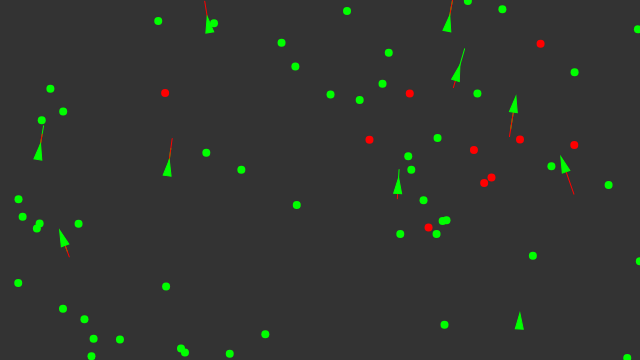
Frame 1 (no input)
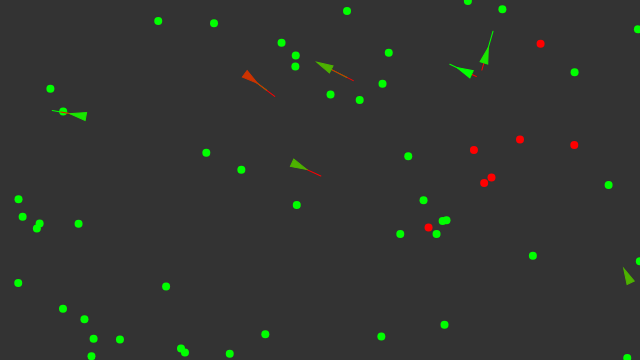
Frame 60 (no input)
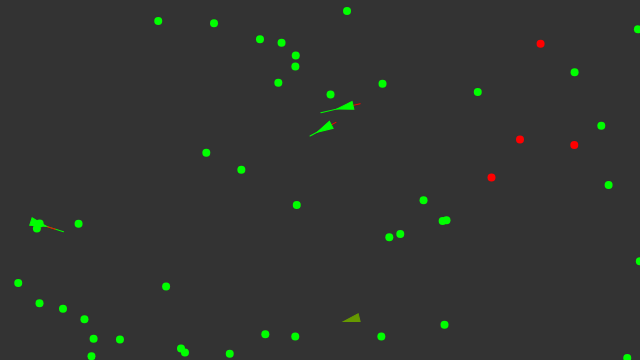
Frame 120 (the mouse pressed at the canvas centre since frame 60)

The p5.js sketch that drew these frames (run headless with seeded random() and noise() and a simulated clock; from frame 60 on, the mouse is pressed at the canvas centre):

// p5.js sketch
// ── sketch.js
var veiculos = [];
var comida = [];
var veneno = [];
var d = 25;

function setup() {
  createCanvas(640,360);
  for (var i = 0; i < 10; i++) {
    var x = random(width);
    var y = random(height);
    veiculos[i] = new Veiculo(x,y); 
  }
  
  for (var i = 0; i < 50; i++) {
    var x = random(width);
    var y = random(height);
    comida.push(createVector(x,y));
  }

  for (var i = 0; i < 10; i++) {
    var x = random(width);
    var y = random(height);
    veneno.push(createVector(x,y));
  }

}

function draw() {
  background(51);


  if(random(1) < 0.05){
     var x = random(width);
    var y = random(height);
    comida.push(createVector(x,y));
  }

  for (var i = 0; i < comida.length; i++) {
    fill(0,255,0);
    noStroke();
    ellipse(comida[i].x,comida[i].y,8,8);
  }

   for (var i = 0; i < veneno.length; i++) {
    fill(255,0,0);
    noStroke();
    ellipse(veneno[i].x,veneno[i].y,8,8);
  }


  for (var i = veiculos.length - 1; i >= 0; i--) {
    
    //chama os metodos de condução do agente.
    veiculos[i].comportamentos(comida,veneno);
    //veiculo.busca(alvo);
    veiculos[i].atualiza();
    veiculos[i].exibe();
    veiculos[i].limites();

    if(veiculos[i].morto()){
      veiculos.splice(i,1);
    }
  }
  

}
// ── veiculo.js
// Classe Veiculo

function Veiculo(x,y) {
  this.aceleracao = createVector(0,0);
  this.velocidade = createVector(0,-2);
  this.posicao = createVector(x,y);
  this.r  =4;
  this.maxvelo = 5;
  this.maxforca = 0.5;

  this.vida = 1;

  this.dna = [];
  this.dna[0] = random(-2,2);
  this.dna[1] = random(-2,2)

  // atualiza localidade
  this.atualiza = function() {

    this.vida -= 0.005;
    // atualiza velocidade
    this.velocidade.add(this.aceleracao);
    // limite velocidade
    this.velocidade.limit(this.maxvelo);
    this.posicao.add(this.velocidade);

    // reseta aceleracao
    this.aceleracao.mult(0);
  }

  this.aplicaForca = function(forca) {
    this.aceleracao.add(forca);
  }


  this.comportamentos = function (bom,mal) {
    var direcaoB = this.come(bom,0.2);
    var direcaoM = this.come(mal,-0.5);

    direcaoB.mult(this.dna[0]);
    direcaoM.mult(this.dna[1]);

    this.aplicaForca(direcaoB);
    this.aplicaForca(direcaoM);
  }


   this.limites = function() {

    var desejado = null;

    if (this.posicao.x < d) {
      desejado = createVector(this.maxvelo, this.velocidade.y);
    }
    else if (this.posicao.x > width -d) {
      desejado = createVector(-this.maxvelo, this.velocidade.y);
    }

    if (this.posicao.y < d) {
      desejado = createVector(this.velocidade.x, this.maxvelo);
    }
    else if (this.posicao.y > height-d) {
      desejado = createVector(this.velocidade.x, -this.maxvelo);
    }

    if (desejado !== null) {
      desejado.normalize();
      desejado.mult(this.maxvelo);
      var direcao = p5.Vector.sub(desejado, this.velocidade);
      direcao.limit(this.maxforca);
      this.aplicaForca(direcao);
    }
  };




  /*busca o item mais perto e vai ate ele*/
  this.come = function (lista,nutrientes) {
    var registro = Infinity;
    var maisProximo = -1;
    for (var i = 0; i < lista.length; i++) {
      //var d = dist(this.posicao.x,this.posicao.y,lista[i].x,lista[i].y);
      var d = this.posicao.dist(lista[i]);
      if(d < registro){
        registro = d;
        maisProximo = i;
      }
    }


    //comendo
    if(registro < 5){
      lista.splice(maisProximo,1);
      this.vida += nutrientes;
    }
    else if(maisProximo > -1){
    return this.busca(lista[maisProximo]);
  }


  return createVector(0, 0);


  }
  // calcula  forca de conducao em direção ao alvo
  // conducao = desejado menos velocidade
  this.busca = function(alvo) {


    var desejado = p5.Vector.sub(alvo,this.posicao);  // um vetor apontando da localidade ate ao alvo

    // Escala velocidade maxima
    desejado.setMag(this.maxvelo);

    // conducao = desejado menos velocidade
    var conducao = p5.Vector.sub(desejado,this.velocidade);
    conducao.limit(this.maxforca);  // limita a forca de conducao
    return conducao;
    //this.aplicaForca(conducao);
  }

  this.morto = function () {
    return (this.vida < 0);
  }




  this.exibe = function() {
    // Rotaciona o veiculo
    var theta = this.velocidade.heading() + PI/2;   
    push();
    translate(this.posicao.x,this.posicao.y);
    rotate(theta);

    stroke(0,255,0);
    line(0,0,0,-this.dna[0]*25);
    stroke(255,0,0);
    line(0,0,0,-this.dna[1]*25);


    var vrd = color(0,255,0);
    var ver = color(255,0,0);
    var cor = lerpColor(ver,vrd,this.vida);

    fill(cor);
    stroke(cor);
    strokeWeight(1);
    beginShape();
    vertex(0, -this.r*2);
    vertex(-this.r, this.r*2);
    vertex(this.r, this.r*2);
    endShape(CLOSE);
    pop();
  }
}
